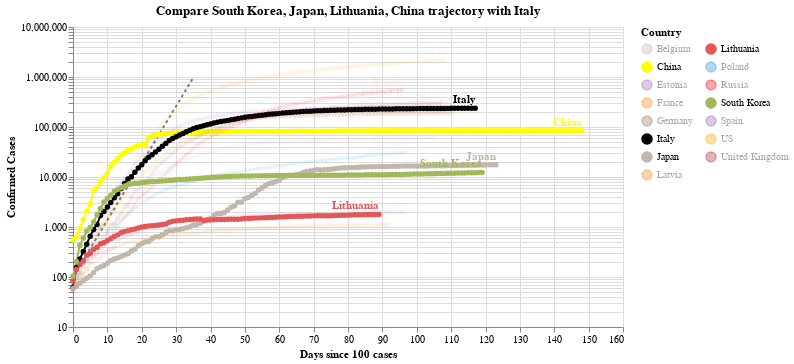

Here is the notebook cell this chart was saved with:
### Code cell
#hide_input
chart3 = make_since_chart(dff2, ['South Korea', 'Japan', 'Lithuania', 'China'], baseline_countries)
chart3

### Figure 1 — Vega-Lite specification as saved in the notebook (floating-point values rounded to 4 significant figures; data arrays with more than 128 entries replaced by an {"elided": "..."} marker saying what was removed)
{"config": {"view": {"continuousWidth": 400, "continuousHeight": 300}}, "layer": [{"data": {"name": "data-628230001892d6798b50651be41d1b3e"}, "mark": {"type": "line", "color": "black", "opacity": 0.5, "strokeDash": [3, 3]}, "encoding": {"x": {"type": "quantitative", "field": "Days since 100 cases"}, "y": {"type": "quantitative", "field": "Confirmed Cases"}}}, {"data": {"name": "data-47c261d80b5c01763a54b92e30b197c6"}, "mark": {"type": "line", "point": true}, "encoding": {"color": {"type": "nominal", "field": "Country", "legend": {"columns": 2}, "scale": {"domain": ["Belgium", "China", "Estonia", "France", "Germany", "Italy", "Japan", "Latvia", "Lithuania", "Poland", "Russia", "South Korea", "Spain", "US", "United Kingdom"], "range": ["#C1B7AD", "yellow", "#9467bd", "#F58518", "#9D755D", "black", "#C1B7AD", "#F58518", "#E45756", "#2495D3", "red", "#A1BA59", "#9467bd", "orange", "brown"]}}, "opacity": {"condition": {"value": 1, "selection": "selector001"}, "value": 0.05}, "tooltip": [{"type": "nominal", "field": "Country"}, {"type": "temporal", "field": "Date"}, {"type": "quantitative", "field": "Confirmed Cases"}, {"type": "quantitative", "field": "Days since 100 cases"}], "x": {"type": "quantitative", "field": "Days since 100 cases"}, "y": {"type": "quantitative", "field": "Confirmed Cases", "scale": {"type": "log"}}}, "selection": {"selector001": {"type": "multi", "fields": ["Country"], "bind": "legend", "init": [{"Country": "South Korea"}, {"Country": "Japan"}, {"Country": "Lithuania"}, {"Country": "China"}, {"Country": "Italy"}]}}, "width": 550}, {"data": {"name": "data-47c261d80b5c01763a54b92e30b197c6"}, "mark": {"type": "text", "align": "right", "dy": -8, "fontWeight": "bold"}, "encoding": {"color": {"type": "nominal", "field": "Country", "legend": {"columns": 2}, "scale": {"domain": ["Belgium", "China", "Estonia", "France", "Germany", "Italy", "Japan", "Latvia", "Lithuania", "Poland", "Russia", "South Korea", "Spain", "US", "United Kingdom"], "range": ["#C1B7AD", "yellow", "#9467bd", "#F58518", "#9D755D", "black", "#C1B7AD", "#F58518", "#E45756", "#2495D3", "red", "#A1BA59", "#9467bd", "orange", "brown"]}}, "opacity": {"condition": {"value": 1, "selection": "selector001"}, "value": 0.05}, "text": {"type": "nominal", "field": "Country"}, "tooltip": [{"type": "nominal", "field": "Country"}, {"type": "temporal", "field": "Date"}, {"type": "quantitative", "field": "Confirmed Cases"}, {"type": "quantitative", "field": "Days since 100 cases"}], "x": {"type": "quantitative", "field": "Days since 100 cases"}, "y": {"type": "quantitative", "field": "Confirmed Cases", "scale": {"type": "log"}}}, "transform": [{"filter": "(datum['Date'] >= 1592438400000)"}], "width": 550}], "title": "Compare South Korea, Japan, Lithuania, China trajectory with Italy", "$schema": "https://vega.github.io/schema/vega-lite/v4.0.2.json", "datasets": {"data-628230001892d6798b50651be41d1b3e": [{"Days since 100 cases": 0, "Confirmed Cases": 100.0}, {"Days since 100 cases": 1, "Confirmed Cases": 130.0}, {"Days since 100 cases": 2, "Confirmed Cases": 169.0}, {"Days since 100 cases": 3, "Confirmed Cases": 219.7}, {"Days since 100 cases": 4, "Confirmed Cases": 285.6}, {"Days since 100 cases": 5, "Confirmed Cases": 371.3}, {"Days since 100 cases": 6, "Confirmed Cases": 482.7}, {"Days since 100 cases": 7, "Confirmed Cases": 627.5}, {"Days since 100 cases": 8, "Confirmed Cases": 815.7}, {"Days since 100 cases": 9, "Confirmed Cases": 1060.0}, {"Days since 100 cases": 10, "Confirmed Cases": 1379.0}, {"Days since 100 cases": 11, "Confirmed Cases": 1792.0}, {"Days since 100 cases": 12, "Confirmed Cases": 2330.0}, {"Days since 100 cases": 13, "Confirmed Cases": 3029.0}, {"Days since 100 cases": 14, "Confirmed Cases": 3937.0}, {"Days since 100 cases": 15, "Confirmed Cases": 5119.0}, {"Days since 100 cases": 16, "Confirmed Cases": 6654.0}, {"Days since 100 cases": 17, "Confirmed Cases": 8650.0}, {"Days since 100 cases": 18, "Confirmed Cases": 11250.0}, {"Days since 100 cases": 19, "Confirmed Cases": 14620.0}, {"Days since 100 cases": 20, "Confirmed Cases": 19000.0}, {"Days since 100 cases": 21, "Confirmed Cases": 24710.0}, {"Days since 100 cases": 22, "Confirmed Cases": 32120.0}, {"Days since 100 cases": 23, "Confirmed Cases": 41750.0}, {"Days since 100 cases": 24, "Confirmed Cases": 54280.0}, {"Days since 100 cases": 25, "Confirmed Cases": 70560.0}, {"Days since 100 cases": 26, "Confirmed Cases": 91730.0}, {"Days since 100 cases": 27, "Confirmed Cases": 119300.0}, {"Days since 100 cases": 28, "Confirmed Cases": 155000.0}, {"Days since 100 cases": 29, "Confirmed Cases": 201500.0}, {"Days since 100 cases": 30, "Confirmed Cases": 262000.0}, {"Days since 100 cases": 31, "Confirmed Cases": 340600.0}, {"Days since 100 cases": 32, "Confirmed Cases": 442800.0}, {"Days since 100 cases": 33, "Confirmed Cases": 575600.0}, {"Days since 100 cases": 34, "Confirmed Cases": 748300.0}, {"Days since 100 cases": 35, "Confirmed Cases": 972800.0}], "data-47c261d80b5c01763a54b92e30b197c6": {"elided": "1643 records"}}}
